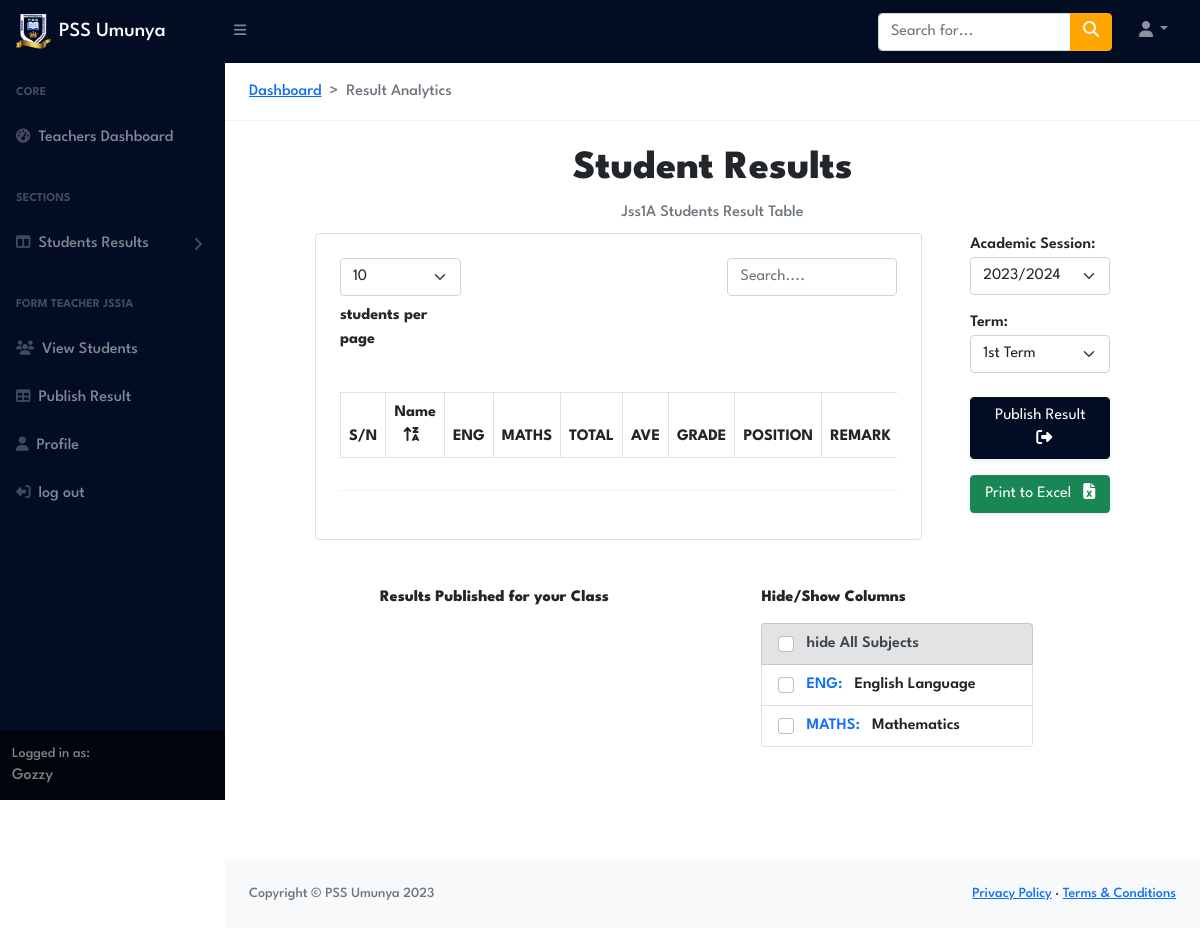
Page /TeachersPortal/Jss1A/PublishResults/ (signed in) on the earlier database version.
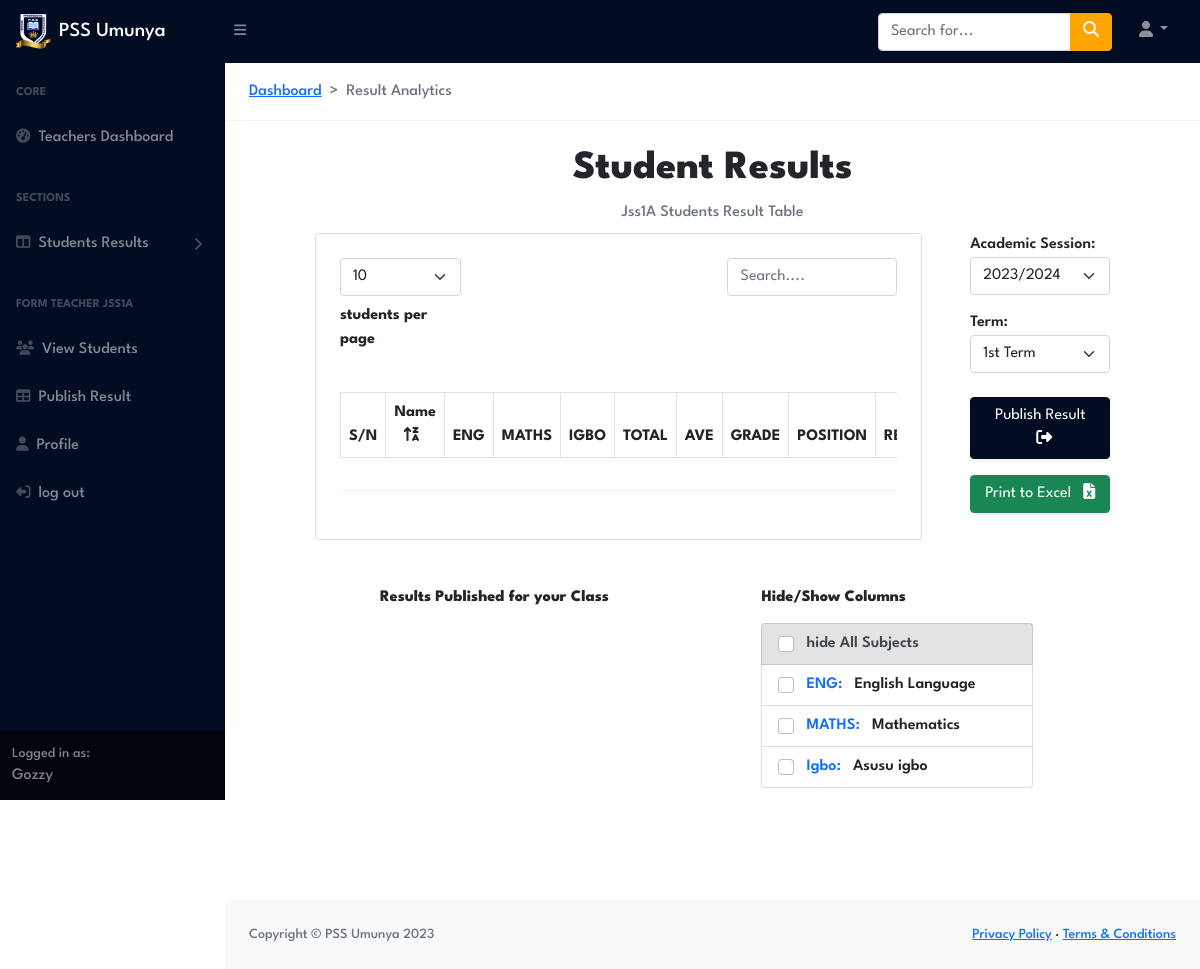
Same page on the later database version.
### StudentsPortal/models.py (models this page shows, shortened)
class Subject(models.Model):
	subject_code = models.CharField(max_length=100)
	subject_name = models.CharField(max_length=100)

### TeachersPortal/views/Formteachersviews.py (the view)
# urls.py: path('<str:Classname>/PublishResults/',PublishResults_view , name='PublishResults'),
@login_required
def PublishResults_view(request,Classname):
    Terms=Term.objects.all()
    academic_session= AcademicSession.objects.all()
    class_object = Class.objects.get(Class=Classname)
    subjects_allocation = Subjectallocation.objects.filter(classname=class_object).first()
    subject_code = []
    for subobject in subjects_allocation.subjects.all():
        subject_code.append(subobject.subject_code)
    context = {
        'subjects_allocation': subjects_allocation,
        "class": class_object,
        'sub_list':subject_code,
        "Terms":Terms,
        "academic_session":academic_session
        }
    return render(request, 'Publish_Result.html', context)

### StudentsPortal/models.py (called while the page is built)
	def __str__(self):
		return str(self.Class)

### TeachersPortal/templates/Publish_Result.html (shortened to what the changed rows need)
{% extends 'Teachers_navbar.html' %} {% load static %} {% block content%}
<link
  rel="stylesheet"
  href="{% static 'css/Teachers_portal/datatable.css' %}"
/>
<section class="pt-4 pb-5">
  <div class="container-fluid px-4 px-md-2">
    <div class="d-flex flex-column align-items-center justify-content-center">
      <h1 class="mt-2">Student Results</h1>
    </div>
    <div class="row justify-content-center">
      <div class="col-md-8">
        <div class="card px-4 py-4 pb-2 me-0 me-md-4">
          <div class="table-responsive table-main">
            <table id="dataTable" class="table table-striped table-bordered">
              <thead>
                <tr>
                  <th scope="col">S/N</th>
                  <th id="tableHeader" scope="col">
                    Name<i class="fa-solid fa-arrow-up-z-a ms-2"></i>
                  </th>
                  {% for sub in subjects_allocation.subjects.all %}
                  <th
                    data-index="{{ forloop.counter }}"
                    scope="col"
                    class="text-uppercase"
                  >
                    {{ sub.subject_code }}
                  </th>
                  {% endfor %}
                  <th scope="col">TOTAL</th>
                  <th scope="col">AVE</th>
                  <th scope="col">GRADE</th>
                  <th scope="col">POSITION</th>
                  <th scope="col">REMARK</th>
                </tr>
              </thead>
            </table>
          </div>
        </div>
      </div>
    </div>
  </div>
  <div class="m-5 px-0 px-md-5 mx-md-2">
    <div class="row justify-content-center">
      <div class="col-md-4">
        <div class="my-3" id="collapseExample">
          <ul class="list-group">
            {% for sub in subjects_allocation.subjects.all %}
            <li class="list-group-item">
              <input
                class="form-check-input me-2 column-checkbox"
                type="checkbox"
                value="{{ forloop.counter }}"
                id="{{ forloop.counter }}Checkbox"
              />
              <label
                class="form-check-label"
                for="{{ forloop.counter }}Checkbox"
                ><span class="text-primary me-2">{{ sub.subject_code }}:</span>
                {{ sub.subject_name }}
              </label>
            </li>
            {% endfor %}
          </ul>
        </div>
      </div>
    </div>
  </div>
</section>
{% endblock %}

Differences in the rows shown:
added Subject: subject_code "IGBO", subject_code "Igbo", subject_name "Asusu igbo"
